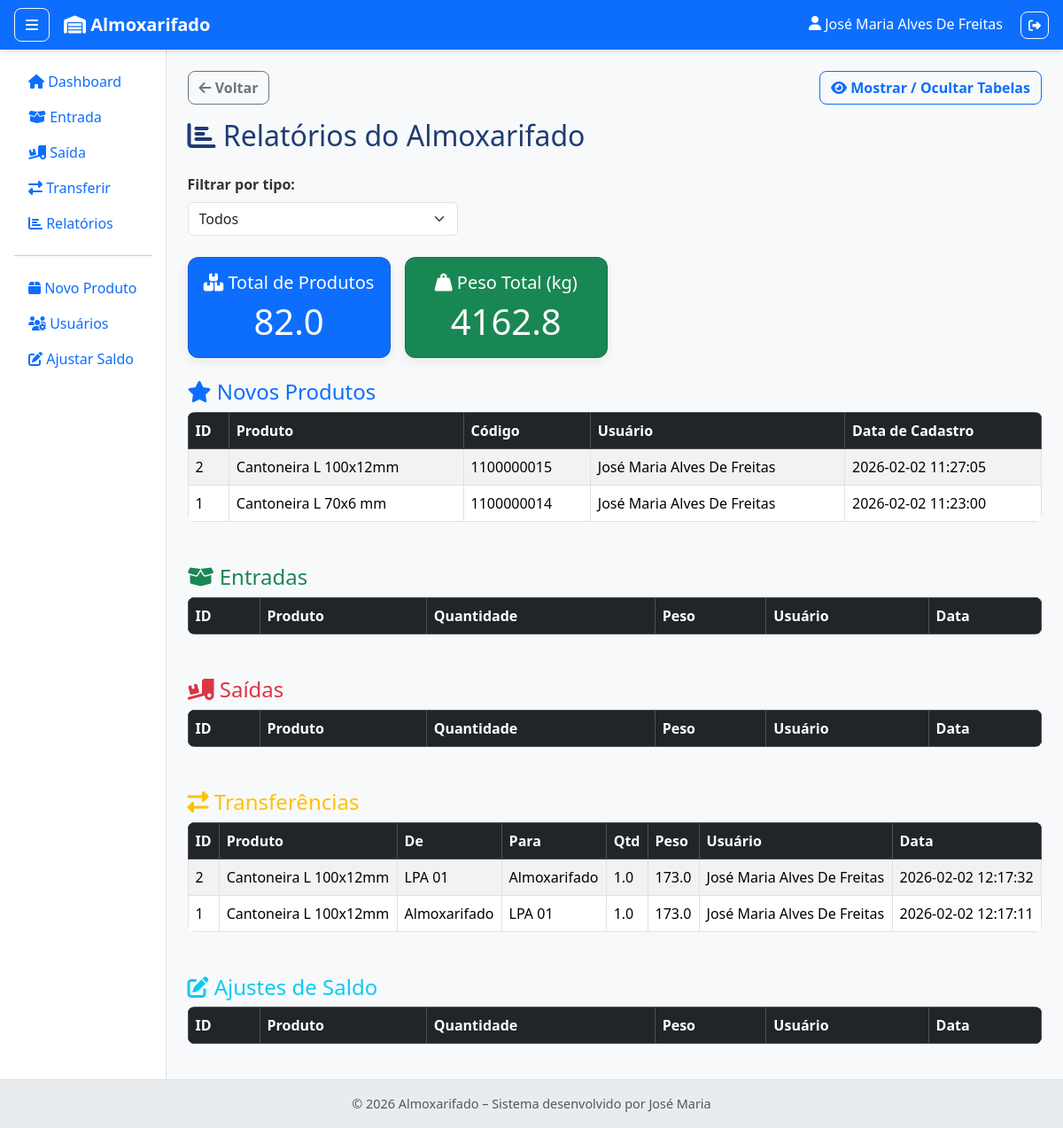
Before: /relatorios (signed in) with the older database file.
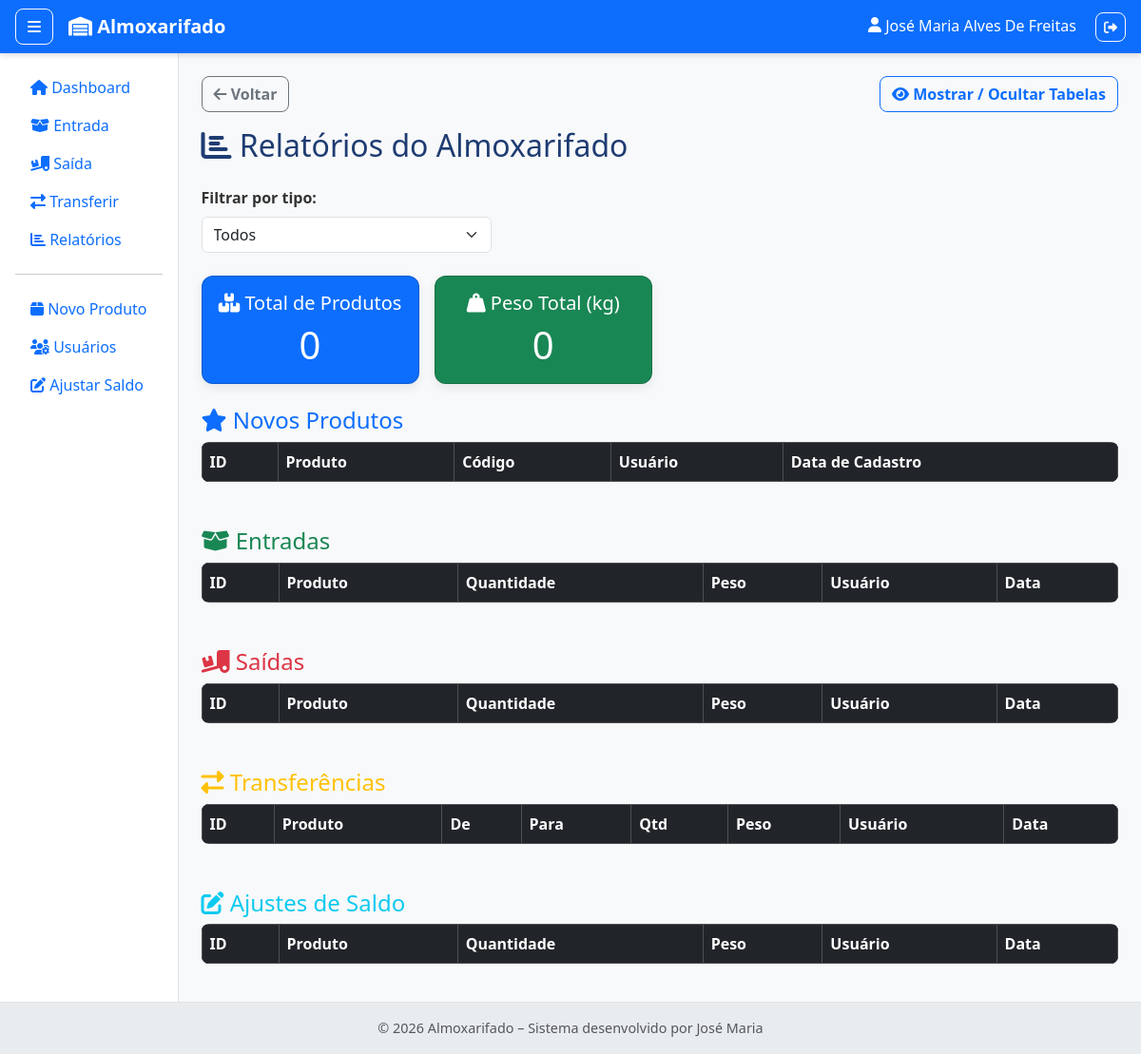
After: the same page with the newer database file.
### tables this page shows
CREATE TABLE movimentos (
        id INTEGER PRIMARY KEY AUTOINCREMENT,
        tipo TEXT NOT NULL,
        produto_id INTEGER NOT NULL,
        de_setor TEXT,
        para_setor TEXT,
        quantidade REAL DEFAULT 0,
        peso REAL DEFAULT 0,
        usuario_id INTEGER,
        data TEXT DEFAULT CURRENT_TIMESTAMP,
        FOREIGN KEY (produto_id) REFERENCES produtos(id),
        FOREIGN KEY (usuario_id) REFERENCES usuarios(id)
    );

CREATE TABLE produtos (
        id INTEGER PRIMARY KEY AUTOINCREMENT,
        codigo TEXT NOT NULL UNIQUE,
        nome TEXT NOT NULL,
        descricao TEXT,
        tamanho TEXT,
        peso_unitario REAL DEFAULT 0,
        peso_total REAL DEFAULT 0,
        ativo INTEGER DEFAULT 1,
        criado_em TEXT DEFAULT CURRENT_TIMESTAMP
    );

CREATE TABLE transferencias (
        id INTEGER PRIMARY KEY AUTOINCREMENT,
        produto_id INTEGER NOT NULL,
        de_setor TEXT NOT NULL,
        para_setor TEXT NOT NULL,
        quantidade REAL,
        peso REAL,
        data TEXT,
        usuario_id INTEGER,
        FOREIGN KEY (produto_id) REFERENCES produtos(id),
        FOREIGN KEY (usuario_id) REFERENCES usuarios(id)
    );

### app.py (the view)
@app.route('/relatorios')
@login_required
def relatorios():
    db = conectar()
    cursor = db.cursor()
    novos_produtos = cursor.execute("""
        SELECT
            m.id,
            p.codigo,
            p.nome,
            COALESCE(u.nome, 'Não informado') AS usuario_nome,
            m.data
        FROM movimentos m
        JOIN produtos p ON p.id = m.produto_id
        LEFT JOIN usuarios u ON u.id = m.usuario_id
        WHERE m.tipo = 'novo'
        ORDER BY m.data DESC
    """).fetchall()
    entradas = cursor.execute("""
        SELECT
            e.id,
            p.nome,
            e.quantidade,
            e.peso,
            COALESCE(u.nome, 'Não informado') AS usuario_nome,
            e.data
        FROM entradas e
        LEFT JOIN produtos p ON e.produto_id = p.id
        LEFT JOIN usuarios u ON e.usuario_id = u.id
        ORDER BY e.data DESC
    """).fetchall()
    saidas = cursor.execute("""
        SELECT
            s.id,
            p.nome,
            s.quantidade,
            s.peso,
            COALESCE(u.nome, 'Não informado') AS usuario_nome,
            s.data
        FROM saidas s
        LEFT JOIN produtos p ON s.produto_id = p.id
        LEFT JOIN usuarios u ON s.usuario_id = u.id
        ORDER BY s.data DESC
    """).fetchall()
    transferencias = cursor.execute("""
        SELECT
            t.id,
            p.nome,
            t.de_setor,
            t.para_setor,
            t.quantidade,
            t.peso,
            COALESCE(u.nome, 'Não informado') AS usuario_nome,
            t.data
        FROM transferencias t
        LEFT JOIN produtos p ON t.produto_id = p.id
        LEFT JOIN usuarios u ON t.usuario_id = u.id
        ORDER BY t.data DESC
    """).fetchall()
    ajustes = cursor.execute("""
        SELECT
            a.id,
            p.nome,
            a.quantidade,
            a.peso,
            COALESCE(u.nome, 'Não informado') AS usuario_nome,
            a.data
        FROM ajustes_saldo a
        LEFT JOIN produtos p ON a.produto_id = p.id
        LEFT JOIN usuarios u ON a.usuario_id = u.id
        ORDER BY a.data DESC
    """).fetchall()
    totais = cursor.execute("""
        SELECT
            COALESCE(SUM(quantidade), 0) AS total_qtde,
            COALESCE(SUM(peso), 0) AS total_peso
        FROM estoque
    """).fetchone()
    db.close()
    return render_template(
        'relatorios.html',
        novos_produtos=novos_produtos,
        entradas=entradas,
        saidas=saidas,
        transferencias=transferencias,
        ajustes=ajustes,
        totais=totais
    )

### app.py (called while the page is built)
@app.context_processor
def inject_datetime():
    return dict(datetime=datetime)

def conectar():
    import sqlite3
    db = sqlite3.connect("banco.db", timeout=10, check_same_thread=False)
    db.row_factory = sqlite3.Row
    return db

def login_required(f):
    @wraps(f)
    def decorated(*args, **kwargs):
        if 'user_id' not in session:
            flash("Você precisa fazer login para acessar esta página.", "warning")
            return redirect(url_for('login'))
        return f(*args, **kwargs)
    return decorated

### templates/relatorios.html (shortened to what this page needs)
{% extends "base.html" %}
{% block content %}
<div class="mb-3 d-flex justify-content-between">
    <a href="{{ url_for('dashboard') }}" class="btn btn-outline-secondary">
        <i class="fas fa-arrow-left"></i> Voltar
    </a>
    <button id="btnToggleTabelas" class="btn btn-outline-primary">
        <i class="fas fa-eye"></i> Mostrar / Ocultar Tabelas
    </button>
</div>
<h2 class="mb-4">
    <i class="fas fa-chart-bar"></i> Relatórios do Almoxarifado
</h2>
<div class="row mb-4">
    <div class="col-md-4">
        <label class="form-label fw-bold">Filtrar por tipo:</label>
        <select class="form-select" onchange="filtrarRelatorios(this.value)">
            <option value="todos">Todos</option>
        </select>
    </div>
</div>
<div class="row g-3 mb-4">
    <div class="col-md-3">
        <div class="card bg-primary text-white">
            <div class="card-body text-center">
                <h5 class="card-title">
                    <i class="fas fa-boxes"></i> Total de Produtos
                </h5>
                <p class="card-text display-6">
                    {{ totais.total_qtde or 0 }}
                </p>
            </div>
        </div>
    </div>
    <div class="col-md-3">
        <div class="card bg-success text-white">
            <div class="card-body text-center">
                <h5 class="card-title">
                    <i class="fas fa-weight-hanging"></i> Peso Total (kg)
                </h5>
                <p class="card-text display-6">
                    {{ totais.total_peso or 0 }}
                </p>
            </div>
        </div>
    </div>
</div>
<div id="relatoriosContainer">
    <div id="secao-novos">
        <h4 class="mt-4 text-primary">
            <i class="fas fa-star"></i> Novos Produtos
        </h4>
        <table class="table table-striped table-bordered align-middle">
            <thead class="table-dark">
                <tr>
                    <th>ID</th>
                    <th>Produto</th>
                    <th>Código</th>
                    <th>Usuário</th>
                    <th>Data de Cadastro</th>
                </tr>
            </thead>
            <tbody>
                {% for p in novos_produtos %}
                <tr>
                    <td>{{ p.id }}</td>
                    <td>{{ p.nome }}</td>
                    <td>{{ p.codigo }}</td>
                    <td>{{ p.usuario_nome }}</td>
                    <td>{{ p.data }}</td>
                </tr>
                {% endfor %}
            </tbody>
        </table>
    </div>
    <div id="secao-entradas">
        <h4 class="mt-5 text-success"><i class="fas fa-box-open"></i> Entradas</h4>
        <table class="table table-striped table-bordered align-middle">
            <thead class="table-dark">
                <tr>
                    <th>ID</th>
                    <th>Produto</th>
                    <th>Quantidade</th>
                    <th>Peso</th>
                    <th>Usuário</th>
                    <th>Data</th>
                </tr>
            </thead>
        </table>
    </div>
    <div id="secao-saidas">
        <h4 class="mt-5 text-danger"><i class="fas fa-truck-loading"></i> Saídas</h4>
        <table class="table table-striped table-bordered align-middle">
            <thead class="table-dark">
                <tr>
                    <th>ID</th>
                    <th>Produto</th>
                    <th>Quantidade</th>
                    <th>Peso</th>
                    <th>Usuário</th>
                    <th>Data</th>
                </tr>
            </thead>
        </table>
    </div>
    <div id="secao-transferencias">
        <h4 class="mt-5 text-warning"><i class="fas fa-exchange-alt"></i> Transferências</h4>
        <table class="table table-striped table-bordered align-middle">
            <thead class="table-dark">
                <tr>
                    <th>ID</th>
                    <th>Produto</th>
                    <th>De</th>
                    <th>Para</th>
                    <th>Qtd</th>
                    <th>Peso</th>
                    <th>Usuário</th>
                    <th>Data</th>
                </tr>
            </thead>
            <tbody>
                {% for t in transferencias %}
                <tr>
                    <td>{{ t.id }}</td>
                    <td>{{ t.nome }}</td>
                    <td>{{ t.de_setor }}</td>
                    <td>{{ t.para_setor }}</td>
                    <td>{{ t.quantidade }}</td>
                    <td>{{ t.peso }}</td>
                    <td>{{ t.usuario_nome }}</td>
                    <td>{{ t.data }}</td>
                </tr>
                {% endfor %}
            </tbody>
        </table>
    </div>
    <div id="secao-ajustes">
        <h4 class="mt-5 text-info"><i class="fas fa-edit"></i> Ajustes de Saldo</h4>
        <table class="table table-striped table-bordered align-middle">
            <thead class="table-dark">
                <tr>
                    <th>ID</th>
                    <th>Produto</th>
                    <th>Quantidade</th>
                    <th>Peso</th>
                    <th>Usuário</th>
                    <th>Data</th>
                </tr>
            </thead>
        </table>
    </div>
</div>
{% endblock %}

### templates/base.html (shortened to what this page needs)
<!DOCTYPE html>
<html lang="pt-br">
<head>
    <link href="https://cdn.jsdelivr.net/npm/bootstrap@5.3.2/dist/css/bootstrap.min.css" rel="stylesheet">
    <link href="https://cdnjs.cloudflare.com/ajax/libs/font-awesome/6.5.2/css/all.min.css" rel="stylesheet">
    <link href="{{ url_for('static', filename='css/style.css') }}" rel="stylesheet">
</head>
<body class="bg-light">
<nav class="navbar navbar-dark bg-primary px-3">
    <button class="btn btn-outline-light me-3" id="btnToggleMenu">
        <i class="fas fa-bars"></i>
    </button>
    <span class="navbar-brand fw-bold">
        <i class="fas fa-warehouse"></i> Almoxarifado
    </span>
    {% if session.get('user_id') %}
    <div class="text-white ms-auto">
        <i class="fas fa-user"></i> {{ session.get('user_nome') }}
        <a href="{{ url_for('logout') }}" class="btn btn-sm btn-outline-light ms-3">
            <i class="fas fa-sign-out-alt"></i>
        </a>
    </div>
    {% endif %}
</nav>
<div class="d-flex">
    <aside id="sidebar" class="bg-white border-end p-3">
        <ul class="nav flex-column">
            <li class="nav-item">
                <a class="nav-link" href="{{ url_for('dashboard') }}">
                    <i class="fas fa-home"></i> Dashboard
                </a>
            </li>
            <li class="nav-item">
                <a class="nav-link" href="{{ url_for('entrada') }}">
                    <i class="fas fa-box-open"></i> Entrada
                </a>
            </li>
            <li class="nav-item">
                <a class="nav-link" href="{{ url_for('saida') }}">
                    <i class="fas fa-truck-loading"></i> Saída
                </a>
            </li>
            <li class="nav-item">
                <a class="nav-link" href="{{ url_for('transferir') }}">
                    <i class="fas fa-exchange-alt"></i> Transferir
                </a>
            </li>
            <li class="nav-item">
                <a class="nav-link" href="{{ url_for('relatorios') }}">
                    <i class="fas fa-chart-bar"></i> Relatórios
                </a>
            </li>
            {% if session.get('perfil') == 'ADM' %}
            <hr>
            <li class="nav-item">
                <a class="nav-link" href="{{ url_for('novo_produto') }}">
                    <i class="fas fa-box"></i> Novo Produto
                </a>
            </li>
            <li class="nav-item">
                <a class="nav-link" href="{{ url_for('usuarios') }}">
                    <i class="fas fa-users-cog"></i> Usuários
                </a>
            </li>
            <li class="nav-item">
                <a class="nav-link" href="{{ url_for('ajustar_saldo') }}">
                    <i class="fas fa-edit"></i> Ajustar Saldo
                </a>
            </li>
            {% endif %}
        </ul>
    </aside>
    <main id="content" class="flex-fill p-4">
        {% block content %}{% endblock %}
    </main>
</div>
<footer class="text-center text-muted py-3">
    &copy; {{ datetime.utcnow().year }} Almoxarifado – Sistema desenvolvido por José Maria
</footer>
</body>
</html>

### static/style.css (style rules this page uses)
body { font-family: 'Segoe UI', Tahoma, Geneva, Verdana, sans-serif; background-color: #f4f7f9; color: #333; }
h1, h2, h3, h4 { color: #1e3c72; }
.navbar { box-shadow: 0 2px 6px rgba(0,0,0,0.15); }
.card { border-radius: 12px; box-shadow: 0 4px 12px rgba(0,0,0,0.08); }
table { border-radius: 8px; overflow: hidden; }
table thead { background-color: #1e3c72 !important; color: #fff; }
.btn { border-radius: 8px; font-weight: 600; transition: all 0.2s; }
footer { background-color: #e9ecef; border-top: 1px solid #dee2e6; font-size: 0.9rem; }
a { color: #1e3c72; transition: all 0.2s; }

Changed rows visible on the page:
removed movimentos: id "2", nome "Cantoneira L 100x12mm", codigo "1100000015", usuario_nome "José Maria Alves De Freitas", data "2026-02-02 11:27:05"
removed movimentos: id "1", nome "Cantoneira L 70x6 mm", codigo "1100000014", usuario_nome "José Maria Alves De Freitas", data "2026-02-02 11:23:00"
removed transferencias: id "2", nome "Cantoneira L 100x12mm", de_setor "LPA 01", para_setor "Almoxarifado", quantidade "1.0", peso "173.0", usuario_nome "José Maria Alves De Freitas", data "2026-02-02 12:17:32"
removed transferencias: id "1", nome "Cantoneira L 100x12mm", de_setor "Almoxarifado", para_setor "LPA 01", quantidade "1.0", peso "173.0", usuario_nome "José Maria Alves De Freitas", data "2026-02-02 12:17:11"
Other visible differences:
{{ totais.total_qtde or 0 }}: "82.0" → "0"
{{ totais.total_peso or 0 }}: "4162.8" → "0"
